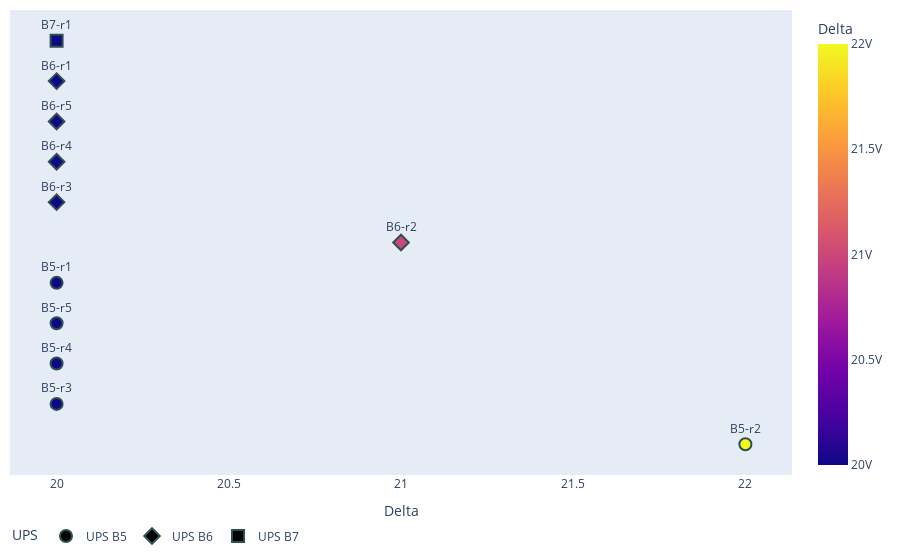

Notebook code for this chart:
### Code cell
print(xAxisName)
print(yAxisName)
fig = px.scatter(df,x=xAxisName,y=yAxisName,color=color,symbol="UPS",text="Annotation",size_max=1)
fig.update_traces(textposition='top center')
#fig.update_yaxes(visible=True, showticklabels=False)
fig.update_layout(coloraxis_colorbar=dict(ticksuffix="V"))
fig.update_xaxes(showgrid=False)
fig.update_yaxes(showgrid=False)
fig.update_yaxes(visible=False, showticklabels=False)
fig.update_layout(legend_orientation="h")
fig.update_traces(marker=dict(size=12,
                              line=dict(width=2,
                                        color='DarkSlateGrey')))
fig.update_layout(
    margin=dict(l=10, r=10, t=10, b=10),
)

fig.show()

### Figure 1 — Plotly figure (JSON) as saved in the notebook; plotly's stock layout.template omitted (floating-point values rounded to 4 significant figures)
{"data": [{"hovertemplate": "UPS=UPS B5<br>Delta=%{marker.color}<br>Assets=%{y}<br>Annotation=%{text}<extra></extra>", "legendgroup": "UPS B5", "marker": {"color": [22, 20, 20, 20, 20], "coloraxis": "coloraxis", "line": {"color": "DarkSlateGrey", "width": 2}, "size": 12, "symbol": "circle"}, "mode": "markers+text", "name": "UPS B5", "orientation": "h", "showlegend": true, "text": ["B5-r2", "B5-r3", "B5-r4", "B5-r5", "B5-r1"], "textposition": "top center", "type": "scatter", "x": [22, 20, 20, 20, 20], "xaxis": "x", "y": ["UPS B5-r2", "UPS B5-r3", "UPS B5-r4", "UPS B5-r5", "UPS B5-r1"], "yaxis": "y"}, {"hovertemplate": "UPS=UPS B6<br>Delta=%{marker.color}<br>Assets=%{y}<br>Annotation=%{text}<extra></extra>", "legendgroup": "UPS B6", "marker": {"color": [21, 20, 20, 20, 20], "coloraxis": "coloraxis", "line": {"color": "DarkSlateGrey", "width": 2}, "size": 12, "symbol": "diamond"}, "mode": "markers+text", "name": "UPS B6", "orientation": "h", "showlegend": true, "text": ["B6-r2", "B6-r3", "B6-r4", "B6-r5", "B6-r1"], "textposition": "top center", "type": "scatter", "x": [21, 20, 20, 20, 20], "xaxis": "x", "y": ["UPS B6-r2", "UPS B6-r3", "UPS B6-r4", "UPS B6-r5", "UPS B6-r1"], "yaxis": "y"}, {"hovertemplate": "UPS=UPS B7<br>Delta=%{marker.color}<br>Assets=%{y}<br>Annotation=%{text}<extra></extra>", "legendgroup": "UPS B7", "marker": {"color": [20], "coloraxis": "coloraxis", "line": {"color": "DarkSlateGrey", "width": 2}, "size": 12, "symbol": "square"}, "mode": "markers+text", "name": "UPS B7", "orientation": "h", "showlegend": true, "text": ["B7-r1"], "textposition": "top center", "type": "scatter", "x": [20], "xaxis": "x", "y": ["UPS B7-r1"], "yaxis": "y"}], "layout": {"autosize": true, "coloraxis": {"colorbar": {"ticksuffix": "V", "title": {"text": "Delta"}}, "colorscale": [[0, "#0d0887"], [0.1111, "#46039f"], [0.2222, "#7201a8"], [0.3333, "#9c179e"], [0.4444, "#bd3786"], [0.5556, "#d8576b"], [0.6667, "#ed7953"], [0.7778, "#fb9f3a"], [0.8889, "#fdca26"], [1, "#f0f921"]]}, "legend": {"orientation": "h", "title": {"text": "UPS"}, "tracegroupgap": 0}, "margin": {"b": 10, "l": 10, "r": 10, "t": 10}, "xaxis": {"anchor": "y", "autorange": true, "domain": [0, 1], "range": [19.88, 22.12], "showgrid": false, "title": {"text": "Delta"}, "type": "linear"}, "yaxis": {"anchor": "x", "autorange": true, "domain": [0, 1], "range": [-0.9032, 10.9], "showgrid": false, "showticklabels": false, "title": {"text": "Assets"}, "type": "category", "visible": false}}}
